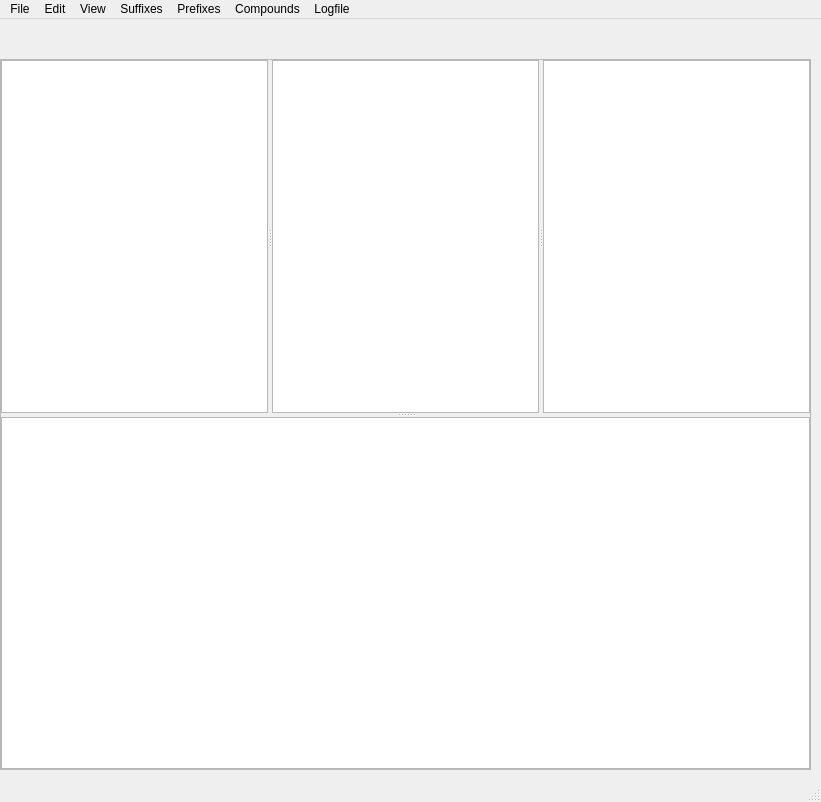
<?xml version="1.0" encoding="UTF-8"?>
<ui version="4.0">
 <class>MainWindow</class>
 <widget class="QMainWindow" name="MainWindow">
  <property name="geometry">
   <rect>
    <x>0</x>
    <y>0</y>
    <width>821</width>
    <height>802</height>
   </rect>
  </property>
  <property name="windowTitle">
   <string>Linguistica 6</string>
  </property>
  <widget class="QWidget" name="centralwidget">
   <widget class="QSplitter" name="splitter_2">
    <property name="geometry">
     <rect>
      <x>0</x>
      <y>40</y>
      <width>811</width>
      <height>711</height>
     </rect>
    </property>
    <property name="sizePolicy">
     <sizepolicy hsizetype="Preferred" vsizetype="Expanding">
      <horstretch>0</horstretch>
      <verstretch>0</verstretch>
     </sizepolicy>
    </property>
    <property name="frameShape">
     <enum>QFrame::StyledPanel</enum>
    </property>
    <property name="orientation">
     <enum>Qt::Vertical</enum>
    </property>
    <widget class="QSplitter" name="splitter">
     <property name="orientation">
      <enum>Qt::Horizontal</enum>
     </property>
     <widget class="QTreeView" name="treeView"/>
     <widget class="QTableView" name="tableView"/>
     <widget class="QColumnView" name="columnView"/>
    </widget>
    <widget class="QTextBrowser" name="textBrowser"/>
   </widget>
  </widget>
  <widget class="QMenuBar" name="menubar">
   <property name="geometry">
    <rect>
     <x>0</x>
     <y>0</y>
     <width>821</width>
     <height>25</height>
    </rect>
   </property>
   <widget class="QMenu" name="menuFile">
    <property name="title">
     <string>File</string>
    </property>
    <addaction name="actionRead_dx1_file"/>
    <addaction name="actionRead_corpus"/>
    <addaction name="actionOpen_project"/>
    <addaction name="actionSave_project"/>
   </widget>
   <widget class="QMenu" name="menuEdit">
    <property name="title">
     <string>Edit</string>
    </property>
    <addaction name="actionClear_lexicon"/>
   </widget>
   <widget class="QMenu" name="menuView">
    <property name="title">
     <string>View</string>
    </property>
   </widget>
   <widget class="QMenu" name="menuSuffixes">
    <property name="title">
     <string>Suffixes</string>
    </property>
    <addaction name="actionFind_suffixes"/>
   </widget>
   <widget class="QMenu" name="menuPrefixes">
    <property name="title">
     <string>Prefixes</string>
    </property>
    <addaction name="actionFind_prefixes"/>
   </widget>
   <widget class="QMenu" name="menuCompounds">
    <property name="title">
     <string>Compounds</string>
    </property>
   </widget>
   <widget class="QMenu" name="menuLogfile">
    <property name="title">
     <string>Logfile</string>
    </property>
   </widget>
   <addaction name="menuFile"/>
   <addaction name="menuEdit"/>
   <addaction name="menuView"/>
   <addaction name="menuSuffixes"/>
   <addaction name="menuPrefixes"/>
   <addaction name="menuCompounds"/>
   <addaction name="menuLogfile"/>
  </widget>
  <widget class="QStatusBar" name="statusbar"/>
  <action name="actionRead_dx1_file">
   <property name="text">
    <string>Read dx1 file</string>
   </property>
  </action>
  <action name="actionRead_corpus">
   <property name="text">
    <string>Read corpus</string>
   </property>
  </action>
  <action name="actionOpen_project">
   <property name="text">
    <string>Open project</string>
   </property>
  </action>
  <action name="actionSave_project">
   <property name="text">
    <string>Save project</string>
   </property>
  </action>
  <action name="actionClear_lexicon">
   <property name="text">
    <string>Clear lexicon</string>
   </property>
  </action>
  <action name="actionFind_suffixes">
   <property name="text">
    <string>Find suffixes</string>
   </property>
  </action>
  <action name="actionFind_prefixes">
   <property name="text">
    <string>Find prefixes</string>
   </property>
  </action>
 </widget>
 <resources/>
 <connections/>
</ui>
